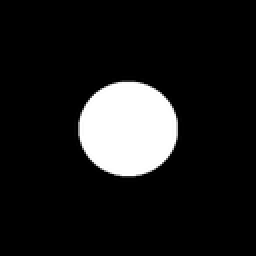
#> input picture image-segmentation-mrf-Python/input/test1-c1.png, 128 x 128 px, shrunk from 208 x 209 before the run (shown 2 times larger)
$ jupyter execute --allow-errors naive-bayes.ipynb
#> lines starting #> are read from the running program, lines starting #| are printed output that depends on the picture
[cell 1]
from PIL import Image
import random
import numpy as np
from scipy.stats import norm
import matplotlib.pyplot as plt
import matplotlib.image as mpimg

[cell 2]
def fit_normal_dist_per_class(orgiginal_image_filepath, train_image_filepath, other_pixels_color):
#> called with orgiginal_image_filepath = 'input/test1-c1.png', train_image_filepath = 'input/test1noisy0-01.bmp', other_pixels_color = 0
    image_per_label_pixels = set()
    orig_im = Image.open(orgiginal_image_filepath).convert('LA')
#> orig_im is the input picture: PIL image 128x128 LA; mean R, G, B, A 28.8, 28.8, 28.8, 255
    orig_pixels = orig_im.load()
    width, height = orig_im.size
#> width = 128; height = 128
    i = 0
    j = 0
    while (i < width):
        while (j < height):
            pix = orig_pixels[i, j][0]
            if (pix != other_pixels_color):
                image_per_label_pixels.add((i, j))
            j += 1
        i += 1
        j = 0
#> after the loop, i = 128; image_per_label_pixels = 2114 items
    train_im = Image.open(train_image_filepath).convert('LA')
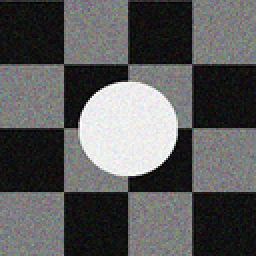
#> input picture image-segmentation-mrf-Python/input/test1noisy0-01.bmp, 128 x 128 px, shrunk from 208 x 209 before the run (shown 2 times larger)
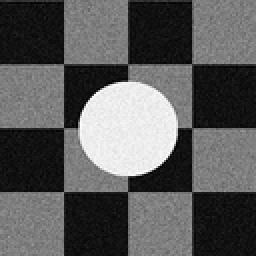
#> train_im: PIL image 128x128 LA (shown 2 times larger); mean R, G, B, A 90.6, 90.6, 90.6, 255
    train_pixels = train_im.load()
    data = [train_pixels[i, j][0] for (i, j) in image_per_label_pixels]
#> data = 2114 values, max 255 at index 192, min 4 at index 1652, mean 217.1
    mean, std = norm.fit(data)
#> mean = 217.1; std = 54.45
    return mean, std, image_per_label_pixels

def fit_class_dists(class_original_image_filenames, noisy_train_image_filename, other_pixels_colors):
    class_means = list()
    class_stds = list()
    all_classes_image_per_label_pixels = list()
    for class_original_image_filename, other_pixels_color in zip(class_original_image_filenames, other_pixels_colors):
        class_mean, class_std, class_image_per_label_pixels = fit_normal_dist_per_class(
            base_path + class_original_image_filename, base_path + noisy_train_image_filename, other_pixels_color)
#> class_mean = 217.1; class_std = 54.45; class_image_per_label_pixels = 2114 items
        class_means.append(class_mean)
        class_stds.append(class_std)
        all_classes_image_per_label_pixels.append(class_image_per_label_pixels)
    return all_classes_image_per_label_pixels, class_means, class_stds

[cell 3]
def get_pistd_term(std):
    return float(np.math.sqrt(2 * np.math.pi * np.math.pow(std, 2)))

def get_exp_term(mean, std, val):
    return (float(np.math.pow(val - mean, 2)) / float(2 * np.math.pow(std, 2)))

def get_gaussian_naive_bayes_prob_per_class(mean, std, val):
    exp_term = get_exp_term(mean, std, val)
    pistd_term = get_pistd_term(std)
    return float(np.math.exp(-1 * exp_term)) / pistd_term

def segment_image(base_filepath,
                  test_image_filename, all_classes_image_per_label_pixels, class_means, class_stds):
#> called with base_filepath = 'input/', test_image_filename = 'test1noisy0-01.bmp'
    im = Image.open(base_filepath + test_image_filename).convert('LA')
    pixels = im.load()
    width, height = im.size
#> width = 128; height = 128
    # print(width, height)
    pixel_class_indexes = [[0 for x in range(height)] for y in range(width)]
    i = 0
    j = 0
    all_trues = 0
    all_pixels = 0
    while (i < width):
        while (j < height):
            all_pixels += 1
            pix = pixels[i, j][0]
            prob = -1
            is_true = False
            for idx, class_mean in enumerate(class_means):
                new_prob = get_gaussian_naive_bayes_prob_per_class(class_means[idx], class_stds[idx], pix)
                if new_prob > prob:
                    prob = new_prob
                    if (i, j) in all_classes_image_per_label_pixels[idx]:
                        is_true = True
                    else:
                        is_true = False
                        # print(i, j)
                    pixel_class_indexes[i][j] = idx

            if is_true:
                all_trues += 1
            j += 1
        i += 1
        j = 0
    return all_pixels, all_trues, pixel_class_indexes

[cell 4]
def report_segment_image(base_filepath, base_filepath_output , test_image_filename,
                         labeled_image_filenme, noisy_train_image_filename,
                         class_original_image_filenames, other_pixels_colors):

    all_classes_image_per_label_pixels, class_means, class_stds = fit_class_dists(class_original_image_filenames,
                                                                                  noisy_train_image_filename,
                                                                                  other_pixels_colors)
    all_pixels_count, all_trues_count, pixel_class_indexes = segment_image(base_path,
                                                                           test_image_filename,
                                                                           all_classes_image_per_label_pixels,
                                                                           class_means, class_stds)
    saving_im = Image.new('LA', (len(pixel_class_indexes), len(pixel_class_indexes[0])))
#> saving_im: PIL image 128x128 LA; every value is 0
    width, height = saving_im.size
#> width = 128; height = 128
    i = 0
    j = 0
    im = Image.open(base_filepath + test_image_filename).convert('LA')
    pixels = im.load()
    while (i < width):
        while (j < height):
            saving_im.putpixel((i, j), (int(class_means[pixel_class_indexes[i][j]]), pixels[i, j][1]))
            j += 1
        i += 1
        j = 0
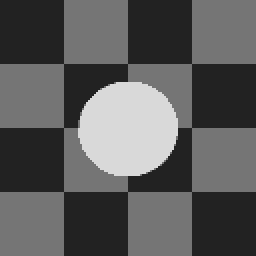
#> saving_im: PIL image 128x128 LA (shown 2 times larger); mean R, G, B, A 91.6, 91.6, 91.6, 255

    saving_im.save(base_filepath_output + labeled_image_filenme, 'png')
    return float(all_trues_count) / float(all_pixels_count), saving_im, class_means, class_stds
